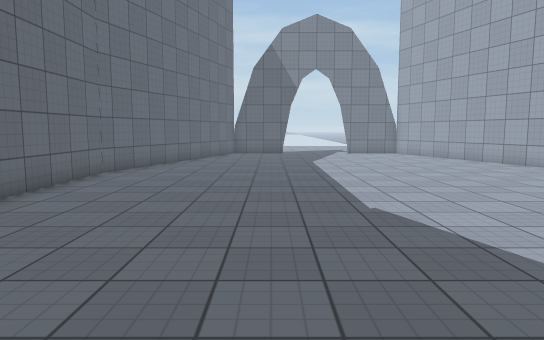
view 1 (above)

16 first-person views from a walk through a Unity game level. The camera is 1.4 m above the floor, tilts 6° down and sees 70° across. The floor is counted in squares, 1 m on a side. Each view is taken from the middle of a square. On the plan, view 1 faces up. The plan holds only what a view shows up to about 16 squares ahead; the rest is blank. The place goes on beyond the plan. The player is left out. Surface patterns are stand-ins for the level's own textures.

view 2
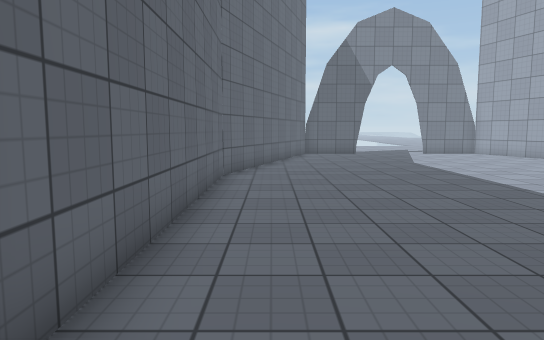

view 3
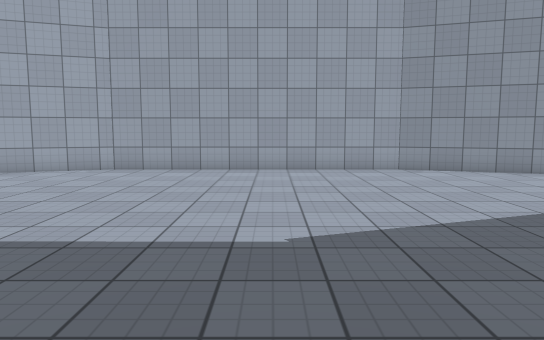

view 4
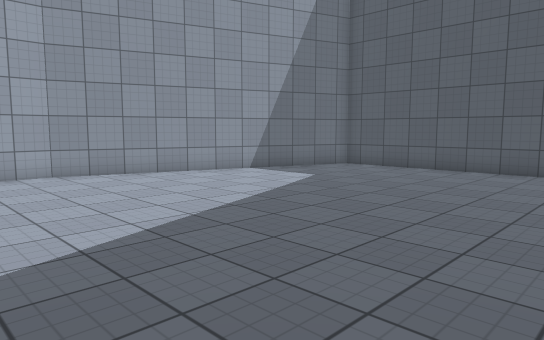

view 5
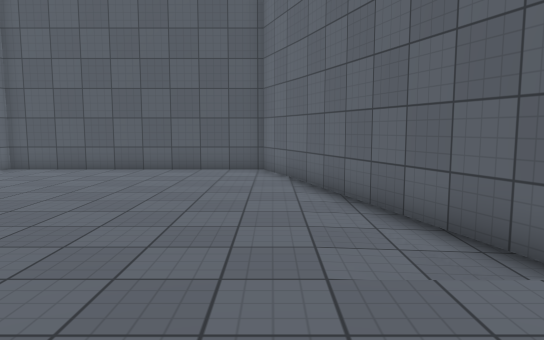

view 6
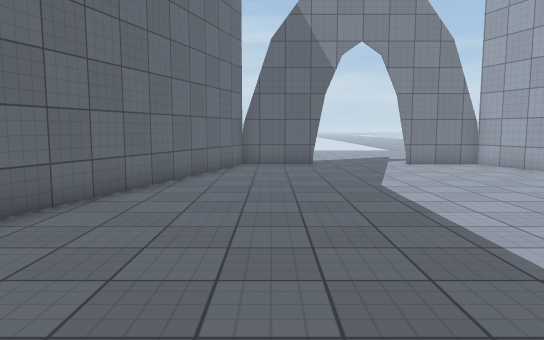

view 7
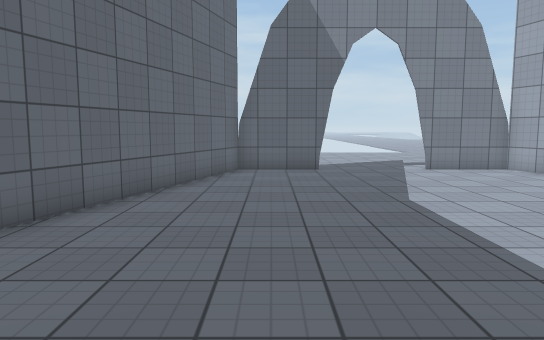

view 8
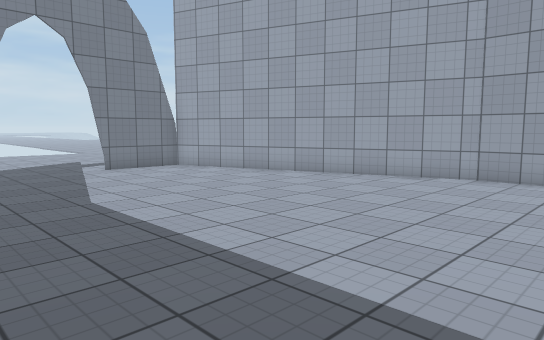

view 9
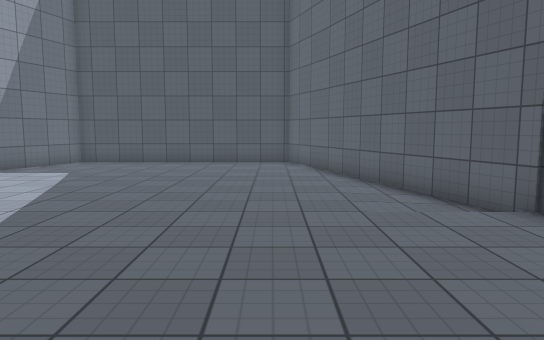

view 10
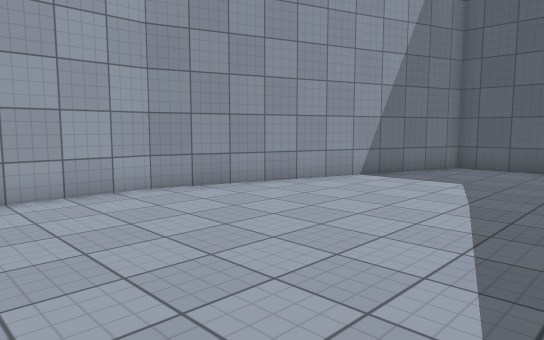

view 11
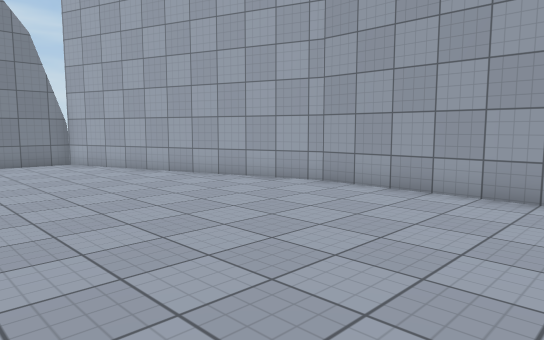

view 12
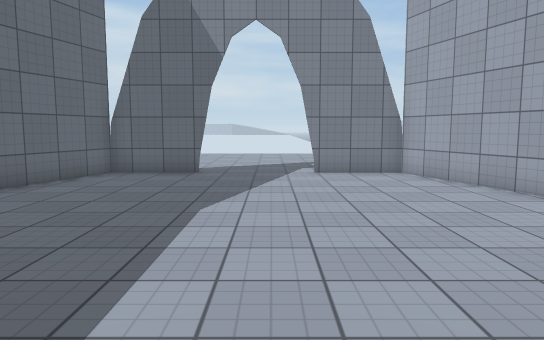

view 13
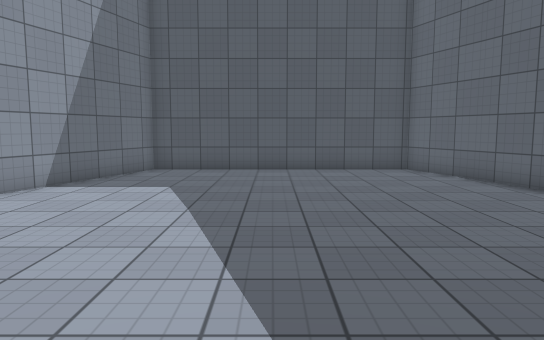

view 14
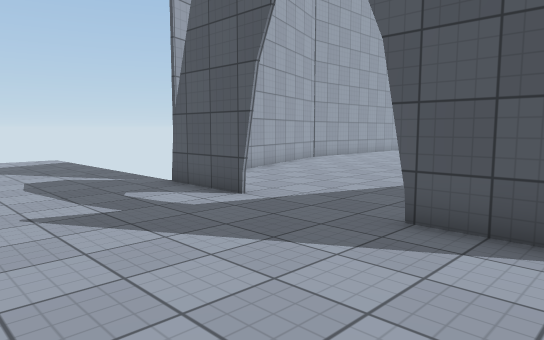

view 15
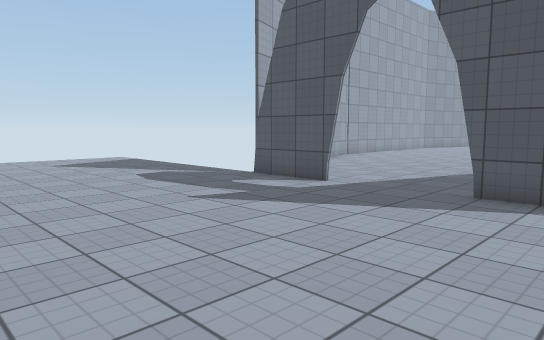

view 16
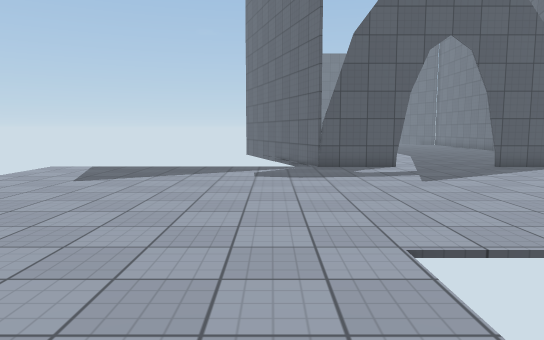

### Floor plan
Points are (right, up) in squares from view 1. A wall is a line through its corners. A room is listed if a view was taken in it or the views show most of it. See-through windows are left out.
Room 1 (views 1, 2, 3, 4, 5, 6, 7, 8, 9, 10, 11, 12, 13)
walls: (-5.4, 2.8) (-1.8, -7.5) (7.2, -7.5) (10.4, 2.6) (10.5, 12.6) (7.2, 22.4) (4.1, 22.4); (-0.5, 22.4) (-2.2, 22.4) (-5.4, 12.3) (-5.5, 2.5)
ways out: opening at (2, 22.2) to room 2
Room 2 (views 14, 15, 16)
walls: (4, 22.5) (7.2, 22.5) (7.8, 20.9); (1, 22.4) (-0.5, 22.4); (-1.1, 22.5) (0.9, 22.5)
ways out: opening at (2, 22.2) to room 1

Positions as (right, up) in squares from view 1, and headings:
1: (0, 0), facing up
2: (-4, 1), facing up
3: (-3, 7), facing right
4: (-2, 6), facing down-right
5: (-2, 6), facing down
6: (-1, 7), facing up
7: (-1, 9), facing up
8: (-1, 9), facing up-right
9: (-1, 9), facing down
10: (2, 7), facing down-right
11: (2, 6), facing up-right
12: (3, 10), facing up
13: (3, 6), facing down
14: (-2, 28), facing down-right
15: (-2, 31), facing down-right
16: (9, 37), facing down
